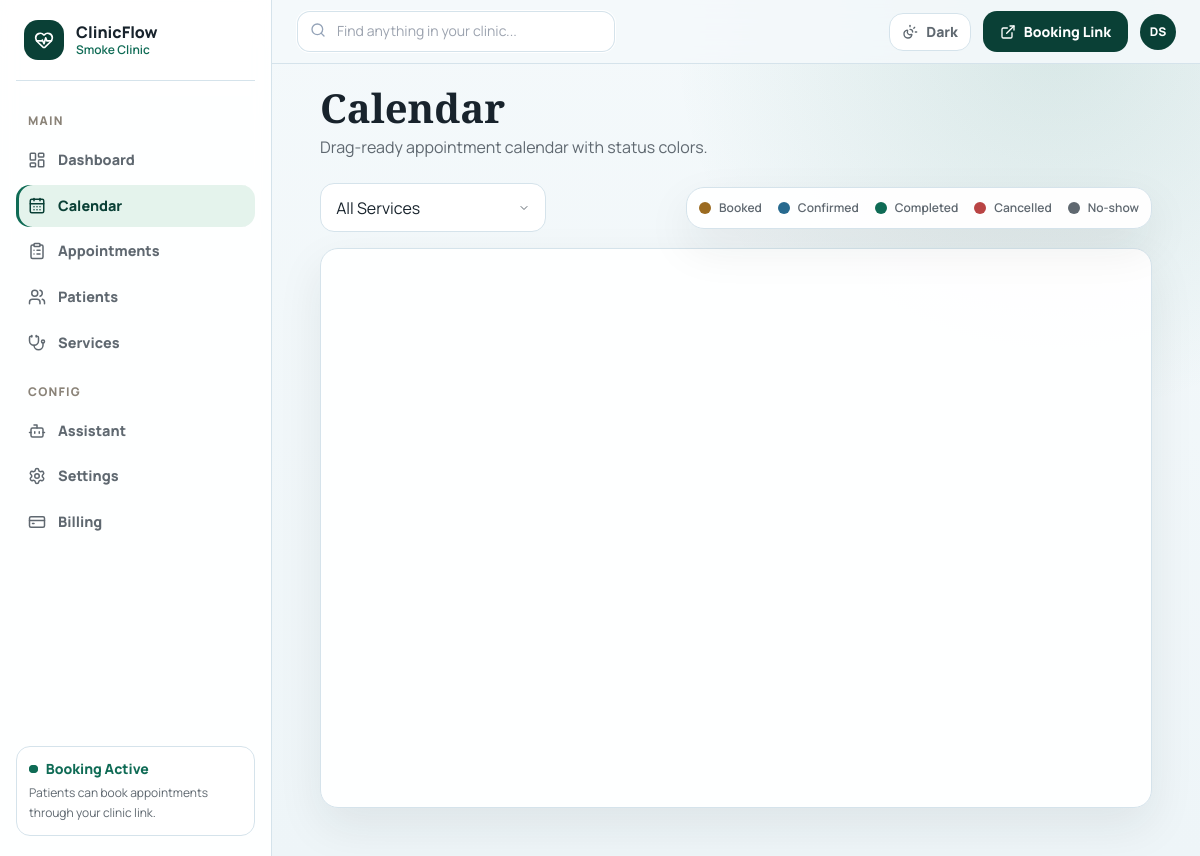
The page /calendar/ (signed in) on the database its author committed.
### clinics/models.py (models this page shows, shortened)
class TimeStampedModel(models.Model):
    created_at = models.DateTimeField(auto_now_add=True)
    updated_at = models.DateTimeField(auto_now=True)
    class Meta:
        abstract = True

class Clinic(TimeStampedModel):
    APPROVAL_AUTO = "auto_confirm"
    APPROVAL_MANUAL = "manual"
    APPROVAL_CHOICES = [(APPROVAL_AUTO, "Auto confirm"), (APPROVAL_MANUAL, "Manual approval")]
    group = models.ForeignKey(ClinicGroup, on_delete=models.CASCADE, related_name="clinics")
    name = models.CharField(max_length=160)
    slug = models.SlugField(max_length=180, unique=True)
    logo = models.ImageField(upload_to="clinic-logos/", blank=True)
    address = models.TextField(blank=True)
    phone = models.CharField(max_length=40, blank=True)
    email = models.EmailField(blank=True)
    timezone = models.CharField(max_length=64, default="Asia/Manila")
    default_appointment_duration = models.PositiveIntegerField(default=30)
    booking_approval_mode = models.CharField(max_length=32, choices=APPROVAL_CHOICES, default=APPROVAL_AUTO)
    widget_accent_color = models.CharField(max_length=16, default="#0891b2")
    widget_welcome_message = models.TextField(default="Welcome! How can we help you book an appointment today?")
    widget_behavior_instructions = models.TextField(default="Guide patients through booking smoothly. Always suggest the nearest available slot.")
    show_reason_field = models.BooleanField(default=True)
    is_active = models.BooleanField(default=True)

### accounts/models.py (models this page shows, shortened)
class User(AbstractUser):
    """Clinic owner/staff login user. Patients remain guest records in V1."""

### dashboard/views.py (the view)
# urls.py: path("calendar/", views.calendar, name="calendar"),
@login_required
def calendar(request):
    clinic = _clinic_or_redirect(request)
    if not clinic:
        return redirect("accounts:signup")
    return render(request, "dashboard/calendar.html", {"clinic": clinic})

### clinics/tenant.py (called while the page is built)
def get_active_membership(user):
    if not user.is_authenticated:
        return None
    return (
        ClinicMembership.objects.select_related("clinic", "clinic__group")
        .filter(user=user, clinic__is_active=True)
        .order_by("created_at")
        .first()
    )

def current_clinic(request):
    membership = get_active_membership(request.user)
    return membership.clinic if membership else None

### dashboard/templatetags/dashboard_extras.py (called while the page is built)
@register.simple_tag(takes_context=True)
def active_membership_role(context):
    request = context.get("request")
    if not request or not request.user.is_authenticated:
        return ""
    membership = get_active_membership(request.user)
    return membership.role if membership else ""

### dashboard/views.py (called while the page is built)
def _clinic_or_redirect(request):
    clinic = current_clinic(request)
    if not clinic:
        return None
    return clinic

### templates/dashboard/calendar.html (shortened to what this page needs)
{% extends "dashboard/base.html" %}
{% block content %}
<div class="mb-6">
  <h1 class="ui-page-title">Calendar</h1>
  <p class="mt-2 text-[var(--cf-muted)]">Drag-ready appointment calendar with status colors.</p>
</div>
<div class="mb-4 flex flex-col gap-3 sm:flex-row sm:items-center sm:justify-between">
  <div class="flex flex-wrap gap-3">
    <select id="filter-service" class="ui-input ui-select w-auto">
      <option value="">All Services</option>
    </select>
  </div>
  <div class="cf-card p-3">
    <div class="flex flex-wrap gap-4">
      <div class="flex items-center gap-2"><span class="h-3 w-3 rounded-full bg-[var(--cf-amber)]"></span><span class="text-xs font-semibold text-[var(--cf-muted)]">Booked</span></div>
      <div class="flex items-center gap-2"><span class="h-3 w-3 rounded-full bg-[var(--cf-blue)]"></span><span class="text-xs font-semibold text-[var(--cf-muted)]">Confirmed</span></div>
      <div class="flex items-center gap-2"><span class="h-3 w-3 rounded-full bg-[var(--cf-brand)]"></span><span class="text-xs font-semibold text-[var(--cf-muted)]">Completed</span></div>
      <div class="flex items-center gap-2"><span class="h-3 w-3 rounded-full bg-[var(--cf-red)]"></span><span class="text-xs font-semibold text-[var(--cf-muted)]">Cancelled</span></div>
      <div class="flex items-center gap-2"><span class="h-3 w-3 rounded-full bg-[var(--cf-muted)]"></span><span class="text-xs font-semibold text-[var(--cf-muted)]">No-show</span></div>
    </div>
  </div>
</div>
<div x-data="{ detailOpen: false }" @open-modal.window="detailOpen = true" @keydown.escape.window="detailOpen = false" class="cf-card p-5" style="height: calc(100vh - 240px);">
  <div id="calendar" style="height: 100%;"></div>
</div>
{% endblock %}

### templates/dashboard/base.html (shortened to what this page needs)
{% extends "base.html" %}
{% load dashboard_extras %}
{% block body %}
{% active_membership_role as role %}
<div x-data="{ sidebarOpen: false, toasts: [], theme: localStorage.getItem('cf-theme') || 'light', toggleTheme() { this.theme = this.theme === 'dark' ? 'light' : 'dark'; localStorage.setItem('cf-theme', this.theme); document.documentElement.classList.toggle('light', this.theme === 'dark'); } }" x-init="document.documentElement.classList.toggle('light', theme === 'dark')" @toast-message.window="toasts.push({message: $event.detail.message, type: $event.detail.type || 'success'}); setTimeout(() => toasts.shift(), 4000)" class="cf-app-shell flex min-h-screen">
  <aside class="cf-sidebar fixed inset-y-0 left-0 z-50 flex w-[17rem] flex-col overflow-hidden px-4 py-5 backdrop-blur transition-transform duration-300 ease-in-out -translate-x-full lg:translate-x-0" :class="sidebarOpen ? 'translate-x-0' : '-translate-x-full'">
    <div class="flex items-center gap-3 border-b border-[var(--cf-line)] px-2 pb-5">
      <div class="grid h-10 w-10 place-items-center rounded-2xl bg-[var(--cf-brand-strong)] text-white">
        <i data-lucide="heart-pulse" class="h-5 w-5"></i>
      </div>
      <div>
        <div class="text-base font-black leading-tight">ClinicFlow</div>
        <div class="max-w-40 truncate text-xs font-semibold text-[var(--cf-brand)]">{{ clinic.name }}</div>
      </div>
    </div>
    <nav class="mt-8 flex-1 space-y-1 overflow-y-auto text-sm font-semibold text-[var(--cf-muted)]">
      <p class="px-3 pb-1.5 text-xs font-black uppercase tracking-widest text-[var(--cf-faint)]">Main</p>
      {% include "dashboard/partials/nav_link.html" with url_name="dashboard:home" icon="layout-dashboard" label="Dashboard" %}
      {% include "dashboard/partials/nav_link.html" with url_name="dashboard:calendar" icon="calendar-days" label="Calendar" %}
      {% include "dashboard/partials/nav_link.html" with url_name="dashboard:appointments" icon="clipboard-list" label="Appointments" %}
      {% include "dashboard/partials/nav_link.html" with url_name="dashboard:patients" icon="users" label="Patients" %}
      {% include "dashboard/partials/nav_link.html" with url_name="dashboard:services" icon="stethoscope" label="Services" %}
      <p class="px-3 pb-1.5 pt-4 text-xs font-black uppercase tracking-widest text-[var(--cf-faint)]">Config</p>
      {% include "dashboard/partials/nav_link.html" with url_name="dashboard:assistant_settings" icon="bot" label="Assistant" %}
      {% include "dashboard/partials/nav_link.html" with url_name="dashboard:settings" icon="settings" label="Settings" %}
      {% include "dashboard/partials/nav_link.html" with url_name="dashboard:billing" icon="credit-card" label="Billing" %}
    </nav>
    <div class="mt-4 rounded-2xl border border-[var(--cf-line)] bg-[var(--cf-surface)] p-3 text-sm">
      <div class="flex items-center gap-2 font-black text-[var(--cf-brand)]"><span class="cf-pulse"></span> Booking Active</div>
      <p class="mt-1 text-xs leading-5 text-[var(--cf-muted)]">Patients can book appointments through your clinic link.</p>
    </div>
  </aside>
  <main class="cf-dashboard-main flex-1 pt-16 lg:pl-[17rem]">
    <header class="cf-topbar fixed top-0 right-0 left-0 z-20 flex h-16 items-center border-b border-[var(--cf-line)] px-4 md:px-6 lg:left-[17rem]">
      <div class="flex flex-1 items-center gap-2">
        <div class="cf-topbar-search w-full max-w-[200px] sm:max-w-xs">
          <div class="relative">
            <i data-lucide="search" class="absolute left-3.5 top-3 h-4 w-4 text-slate-400"></i>
            <input name="q" hx-get="{% url 'dashboard:search' %}" hx-target="#search-results" hx-trigger="keyup changed delay:300ms, focus" hx-indicator="#search-indicator" class="cf-input w-full py-2 pl-10 pr-4 text-sm" placeholder="Find anything in your clinic..." autocomplete="off">
          </div>
        </div>
      </div>
      <div class="flex items-center gap-2 md:gap-3">
        <button type="button" @click="toggleTheme()" class="cf-btn cf-btn-secondary !min-h-9 px-3" :aria-label="theme === 'dark' ? 'Switch to light mode' : 'Switch to dark mode'">
          <i data-lucide="sun-moon" class="h-4 w-4"></i>
          <span class="hidden md:inline" x-text="theme === 'dark' ? 'Light' : 'Dark'">Dark</span>
        </button>
        <a class="cf-btn cf-btn-primary hidden sm:inline-flex" href="{% url 'public_booking:book' clinic.slug %}" target="_blank"><i data-lucide="external-link" class="h-4 w-4"></i>Booking Link</a>
        <div x-data="{ dropdownOpen: false }" class="relative">
          <button @click="dropdownOpen = !dropdownOpen" @click.away="dropdownOpen = false" class="grid h-9 w-9 place-items-center rounded-full bg-[var(--cf-brand-strong)] text-xs font-black text-white cursor-pointer">{{ request.user.first_name|first|default:"U" }}{{ request.user.last_name|first }}</button>
        </div>
      </div>
    </header>
    <section class="w-full px-6 pt-4 pb-12 md:px-8 md:pt-5 lg:px-12 lg:pt-6">
      {% block content %}{% endblock %}
    </section>
  </main>
</div>
{% endblock %}

### static/css/clinicflow.css (style rules this page uses)
:root { color-scheme: light; --cf-bg: #eef5f8; --cf-bg-strong: #f4f9fb; --cf-surface: #ffffff; --cf-surface-muted: #e8f1f5; --cf-surface-tint: #e4f3ec; --cf-line: #d5e3eb; --cf-line-soft: #e2eef4; --cf-ink: #18232c; --cf-muted: #5f6870; --cf-faint: #8a8378; --cf-brand: #0f6b55; --cf-brand-strong: #0a4036; --cf-brand-soft: #e4f3ec; --cf-blue: #276a8f; --cf-red: #b94444; --cf-amber: #9b6b21; --cf-focus: rgba(15, 107, 85, .2); --cf-shadow-card: 0 18px 46px rgba(24, 35, 44, .08); --cf-shadow-raised: 0 28px 80px rgba(24, 35, 44, .16); --cf-radius-sm: .5625rem; --cf-radius: .875rem; --cf-radius-md: .875rem; --cf-radius-lg: 1.125rem; --cf-status-pending-bg: #fff3d9; --cf-status-pending-text: #8a5a10; --cf-status-confirmed-bg: #e2f2ff; --cf-status-confirmed-text: #245d82; --cf-status-completed-bg: #e7f3ee; --cf-status-completed-text: #0f6b55; --cf-status-cancelled-bg: #fbe5e2; --cf-status-cancelled-text: #a73f3f; --cf-status-no-show-bg: #ece8e1; --cf-status-no-show-text: #5f6870; --cf-sidebar-width: 272px; --cf-widget-width: 420px; --cf-widget-height: 650px; }
* { box-sizing: border-box; }
html { min-height: 100%; overflow-x: hidden; }
body { min-height: 100vh; min-height: 100dvh; margin: 0; overflow-x: hidden; background: radial-gradient(circle at 88% 4%, rgba(15,107,85,.12), transparent 24rem), linear-gradient(180deg, var(--cf-bg-strong) 0%, var(--cf-bg) 100%); color: var(--cf-ink); font-family: "Manrope", sans-serif; letter-spacing: 0; }
a, button { transition: background-color .15s ease, border-color .15s ease, color .15s ease, box-shadow .15s ease, transform .15s ease; }
button { cursor: pointer; }
input, select, textarea { width: 100%; min-height: 2.75rem; border: 1px solid var(--cf-line); border-radius: var(--cf-radius-md); padding: .72rem .95rem; background: var(--cf-surface); color: var(--cf-ink); outline: none; transition: border-color .15s ease, box-shadow .15s ease, background .15s ease; }
select { appearance: none; background-repeat: no-repeat; background-position: right .95rem center; padding-right: 2.5rem; }
input::placeholder, textarea::placeholder { color: var(--cf-faint); }
.cf-card, .soft-card { background: color-mix(in srgb, var(--cf-surface) 96%, transparent); border: 1px solid var(--cf-line); border-radius: var(--cf-radius-lg); box-shadow: var(--cf-shadow-card); }
.cf-btn, .ui-button { display: inline-flex; min-height: 2.5625rem; align-items: center; justify-content: center; gap: .5rem; border-radius: var(--cf-radius-md); border: 1px solid transparent; padding: .625rem 1rem; font-size: .875rem; font-weight: 850; line-height: 1.1; white-space: nowrap; cursor: pointer; transition: background-color .15s ease, border-color .15s ease, color .15s ease, box-shadow .15s ease; }
.cf-btn-primary, .ui-button-primary { background: var(--cf-brand-strong); color: var(--cf-surface); }
.cf-btn-secondary, .ui-button-secondary { border-color: var(--cf-line); background: var(--cf-surface); color: var(--cf-muted); }
.cf-input, .cf-select, .cf-textarea { min-height: 2.65rem; }
.cf-sidebar { background: color-mix(in srgb, var(--cf-surface) 92%, transparent); border-right: 1px solid var(--cf-line); }
.cf-topbar { background: color-mix(in srgb, var(--cf-bg-strong) 88%, transparent); backdrop-filter: blur(16px); }
.cf-app-shell { min-height: 100vh; min-height: 100dvh; }
.cf-dashboard-main { min-width: 0; }
.cf-topbar-search .cf-input { border-color: transparent; box-shadow: inset 0 0 0 1px var(--cf-line); }
.ui-page-title { color: var(--cf-ink); font-family: "Cormorant Garamond", serif; font-size: 2.5rem; font-weight: 700; line-height: .98; letter-spacing: 0; }
:root { --cf-section-title-size: 1.25rem; }
.cf-pulse { position: relative; display: inline-flex; height: .55rem; width: .55rem; border-radius: 999px; background: var(--cf-brand); }
.cf-pulse::after { content: ""; position: absolute; inset: 0; border-radius: 999px; border: 1px solid var(--cf-brand); animation: cf-ping 1.8s ease-out infinite; }
.rounded-2xl { border-radius: var(--cf-radius-md) !important; }
.font-black { font-weight: 850 !important; }
.ui-input { width: 100%; min-height: 2.75rem; border: 1px solid var(--cf-line); border-radius: var(--cf-radius-md); padding: .72rem .95rem; background: var(--cf-surface); color: var(--cf-ink); outline: none; transition: border-color .15s ease, box-shadow .15s ease; }
.ui-select { appearance: none; background-repeat: no-repeat; background-position: right .95rem center; padding-right: 2.5rem; }

### rows shown on the page
Clinic: name "Smoke Clinic"
User: user.first_name|first "D", user.last_name|first "S"

### other values the page prints
{{ label }} "Dashboard Calendar Appointments Patients Services Assistant Settings Billing"
